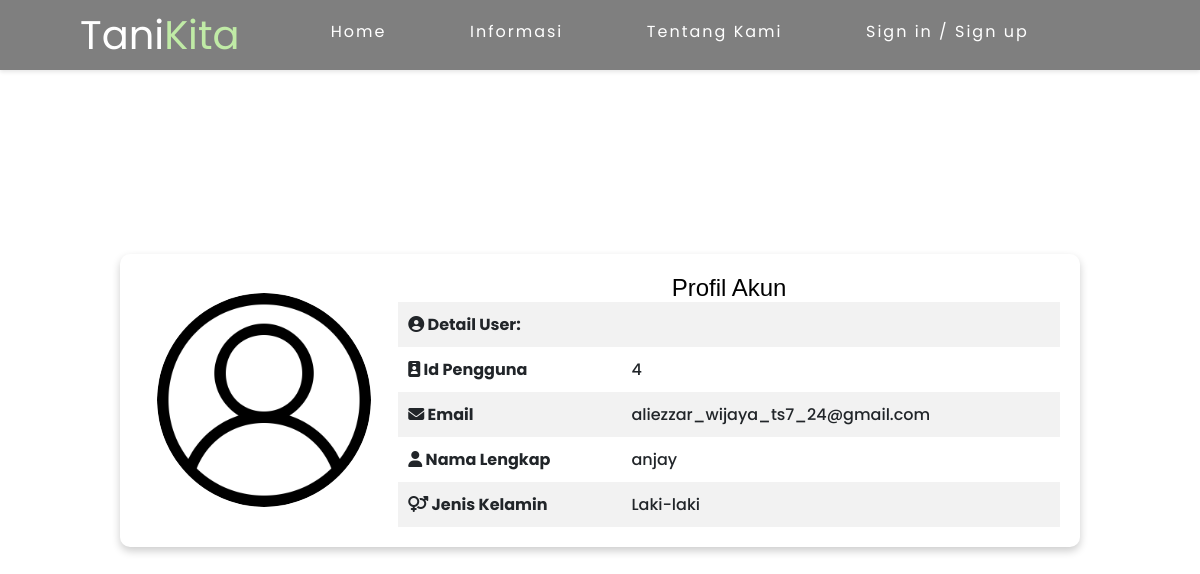
The app's page /pages/profil-user/index.php?uid=4 with its own data.
### tables this page shows
CREATE TABLE `users` (
  `UserID` int(11) NOT NULL,
  `username` varchar(50) DEFAULT NULL,
  `password` varchar(100) DEFAULT NULL,
  `email` varchar(50) DEFAULT NULL,
  `profile_picture` varchar(1024) DEFAULT 'default.png',
  `jenis_kelamin` varchar(16) DEFAULT NULL,
  `role` tinyint(1) DEFAULT 0,
  `created_at` datetime DEFAULT curtime()
);

### pages/profil-user/index.php (the view, shortened to what this page needs)
<?php
include_once '../../components/connection.php';
$uid = isset($_GET['uid']) ? $_GET['uid'] : $_SESSION['UserID'];
$query = $conn->prepare("SELECT * FROM users WHERE UserID = ? LIMIT 1;");
$query->bind_param("i", $uid);
$query->execute();
$result = $query->get_result();
$user = $result->fetch_assoc();
?>
<!DOCTYPE html>
<html lang="en">
<head>
    <link rel="stylesheet" href="css/style.css">
    <link rel="stylesheet" href="css/responsive.css">
    <link rel="stylesheet" href="https://cdnjs.cloudflare.com/ajax/libs/font-awesome/6.7.1/css/all.min.css"
 />
</head>
<body class="profile_page">
    <?php include '../../components/navbar.php';
    $UserID = $_SESSION['UserID']; ?>
    <section class="container-profile">
        <?php if ($user) {
            if ($uid == $UserID) { ?>
                <div class="profile-view1">
                    <div class="profilview-sebelah-kiri">
                        <div class="img">
                            <?php if ($user['profile_picture'] != null) { ?>
                                <img id="image" src="../../img/profile/<?= $user['profile_picture']; ?>" alt="Profile Picture" class="profile-picture-edit">
                            <?php } else { ?>
                                <img src="../../img/profile/default.png" alt="Profile Picture" class="profile-picture-view"> >
                            <?php } ?>
                        </div>
                        <div class="btn-edit">
                            <a href="edit_profil.php" class="cta">
                                <button class="button" role="button">Edit Profil</button>
                            </a>
                        </div>
                    </div>
                    <div class="detail-profil">
                        <h2>Profil Akun</h2>
                        <table>
                            <tr>
                                <th><i class="fas fa-user-circle"></i> Detail User:</th>
                                <th></th>
                            </tr>
                            <tr>
                                <th><i class="fas fa-id-badge"></i> Id Pengguna</th>
                                <td><?= htmlspecialchars($user['UserID']); ?></td>
                            </tr>
                            <tr>
                                <th><i class="fas fa-envelope"></i> Email</th>
                                <td><?= htmlspecialchars($user['email']); ?></td>
                            </tr>
                            <tr>
                                <th><i class="fas fa-user"></i> Nama Lengkap</th>
                                <td><?= htmlspecialchars($user['username']); ?></td>
                            </tr>
                            <tr>
                                <th><i class="fas fa-venus-mars"></i> Jenis Kelamin</th>
                                <td><?php if ($user['jenis_kelamin'] == null) {
                                        echo htmlspecialchars('Undefined');
                                    } else {
                                        echo htmlspecialchars($user['jenis_kelamin']);
                                    } ?></td>
                            </tr>
                        </table>
                    </div>
                </div>
            <?php } elseif ($uid !== $UserID) { ?>
                <div class="profile-view2">
                    <div class="profilview-sebelah-kiri">
                        <div class="img">
                            <?php if ($user['profile_picture'] != null) { ?>
                                <img id="image" src="../../img/profile/<?= $user['profile_picture']; ?>" alt="Profile Picture" class="profile-picture-edit">
                            <?php } else { ?>
                                <img src="../../img/profile/default.png" alt="Profile Picture" class="profile-picture-view"> >
                            <?php } ?>
                        </div>
                    </div>
                    <div class="detail-profil">
                        <h2>Profil Akun</h2>
                        <table>
                            <tr>
                                <th><i class="fas fa-user-circle"></i> Detail User:</th>
                                <th></th>
                            </tr>
                            <tr>
                                <th><i class="fas fa-id-badge"></i> Id Pengguna</th>
                                <td><?= htmlspecialchars($user['UserID']); ?></td>
                            </tr>
                            <tr>
                                <th><i class="fas fa-envelope"></i> Email</th>
                                <td><?= htmlspecialchars($user['email']); ?></td>
                            </tr>
                            <tr>
                                <th><i class="fas fa-user"></i> Nama Lengkap</th>
                                <td><?= htmlspecialchars($user['username']); ?></td>
                            </tr>
                            <tr>
                                <th><i class="fas fa-venus-mars"></i> Jenis Kelamin</th>
                                <td><?php if ($user['jenis_kelamin'] == null) {
                                        echo htmlspecialchars('Undefined');
                                    } else {
                                        echo htmlspecialchars($user['jenis_kelamin']);
                                    } ?></td>
                            </tr>
                        </table>
                    </div>
                </div>
            <?php }
        } else { ?>
            <h2>User tidak ditemukan</h2>
        <?php } ?>
    </section>
</body>
</html>

### pages/profil-user/css/style.css (style rules this page uses)
:root { --primary: #c0eba6; --secondary: #fff; --text-color: hsl(225, 52%, 30%); --body-font: "Montserrat", sans-serif; --normal-font-size: 1rem; }
* { margin: 0; padding: 0; box-sizing: border-box; font-family: "poppins", sans-serif; font-weight: 400; font-style: normal; text-decoration: none; }
html { scrollbar-width: thin; scrollbar-color: rgba(0, 0, 0, 0.5) transparent; scroll-behavior: smooth; }
body { overflow-x: hidden; overflow-y: scroll; color: white; justify-content: center; align-items: center; min-height: 100vh; color: black; }
.container-profile { height: 100vh; display: flex; justify-content: center; align-items: center; }
.container-profile .profile-view2 { background: white; padding: 20px; border-radius: 10px; box-shadow: 0 4px 8px rgba(0, 0, 0, 0.2); width: 80vw; display: flex; justify-content: flex-end; gap: 10px; align-items: center; }
.container-profile .profile-view2 .profilview-sebelah-kiri { gap: 15px; width: 30%; display: flex; flex-direction: column; align-items: center; justify-content: center; height: 100%; }
.container-profile .profile-view2 .profilview-sebelah-kiri .img { width: 214px; height: 214px; }
.container-profile .profile-view2 .profilview-sebelah-kiri .img img { width: 100%; height: 100%; object-fit: cover; border-radius: 50%; opacity: 1; transition: opacity .2s ease-in-out; -webkit-transition: opacity .2s ease-in-out; -moz-transition: opacity .2s ease-in-out; -ms-transition: opacity .2s ease-in-out; -o-transition: opacity .2s ease-in-out; -webkit-border-radius: 50%; -moz-border-radius: 50%; -ms-border-radius: 50%; -o-border-radius: 50%; }
.container-profile .profile-view2 .detail-profil { width: 80%; }
.container-profile .profile-view2 .detail-profil h2 { text-align: center; color: black; font-family: "Montserrat", sans-serif; }
.container-profile .profile-view2 .detail-profil table { width: 100%; border-collapse: collapse; }
.container-profile .profile-view2 .detail-profil table th { color: #212529; font-weight: bold; padding: 10px; text-align: left; }
.container-profile .profile-view2 .detail-profil table td { color: #212529; font-weight: 500; padding: 10px; text-align: left; }
.container-profile .profile-view2 .detail-profil table tr:nth-child(even) { background-color: transparent; }
.container-profile .profile-view2 .detail-profil table tr:nth-child(odd) { background-color: rgba(0, 0, 0, 0.05); }

### css/navbar.css (style rules this page uses)
:root { --primary: #c0eba6; --secondary: #fff; --first-color: hsl(255 72%, 55%); --text-color: hsl(225, 52%, 30%); --body-color: linear-gradient(100deg, hsl(225, 75%, 92%), hsl(225, 78%, 78%)); --container-color: hsl(225, 75%, 97%); --body-font: "Montserrat", sans-serif; --normal-font-size: 1rem; }
body, button { font-family: var(--body-font); font-size: var(--normal-font-size); color: var(--text-color); }

### records on screen
users: profile_picture (placeholder picture), UserID "4", email "aliezzar_wijaya_ts7_24@gmail.com", username "anjay", jenis_kelamin "Laki-laki"
